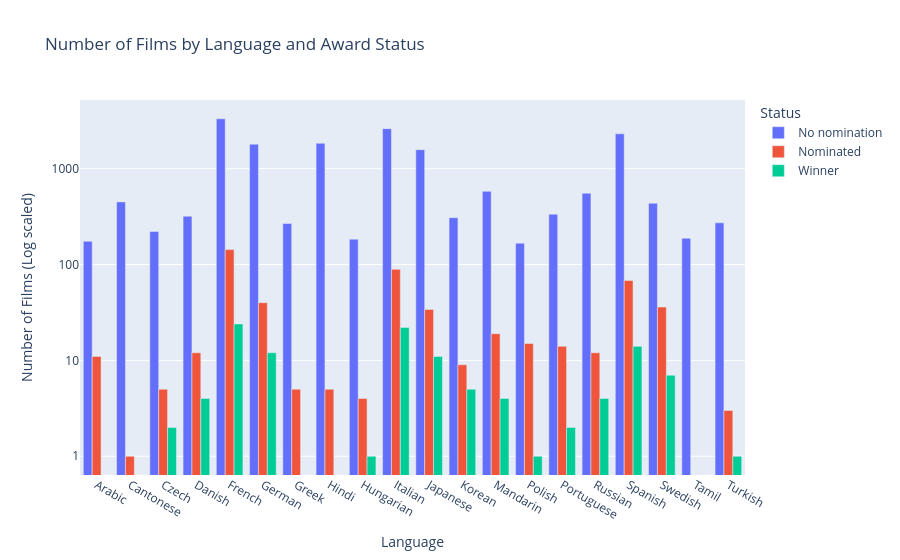

Notebook cell for this chart:
### Markdown cell above
### Plotting the total films in each award category by language
We add the `total_films` column to a Plotly bar figure and use language as the x-axis to show the total films in each status category for each language.

### Code cell
fig_count = px.bar(
    top_n_grouped,
    x='language',
    y='total_films',
    color='Status',
    barmode='group',
    title='Number of Films by Language and Award Status'
)

fig_count.update_traces(hovertemplate='%{y:,d}')
fig_count.update_yaxes(type='log', dtick=1)
fig_count.update_layout(xaxis_title='Language', yaxis_title='Number of Films (Log scaled)')
fig_count.show()

### Figure 1 — Plotly figure (JSON) as saved in the notebook; plotly's stock layout.template omitted (floating-point values rounded to 4 significant figures)
{"data": [{"alignmentgroup": "True", "hovertemplate": "%{y:,d}", "legendgroup": "No nomination", "marker": {"color": "#636efa", "pattern": {"shape": ""}}, "name": "No nomination", "offsetgroup": "No nomination", "orientation": "v", "showlegend": true, "textposition": "auto", "type": "bar", "x": ["Arabic", "Cantonese", "Czech", "Danish", "French", "German", "Greek", "Hindi", "Hungarian", "Italian", "Japanese", "Korean", "Mandarin", "Polish", "Portuguese", "Russian", "Spanish", "Swedish", "Tamil", "Turkish"], "xaxis": "x", "y": [175, 450, 221, 319, 3315, 1799, 268, 1838, 184, 2614, 1576, 308, 580, 167, 335, 554, 2308, 435, 188, 272], "yaxis": "y"}, {"alignmentgroup": "True", "hovertemplate": "%{y:,d}", "legendgroup": "Nominated", "marker": {"color": "#EF553B", "pattern": {"shape": ""}}, "name": "Nominated", "offsetgroup": "Nominated", "orientation": "v", "showlegend": true, "textposition": "auto", "type": "bar", "x": ["Arabic", "Cantonese", "Czech", "Danish", "French", "German", "Greek", "Hindi", "Hungarian", "Italian", "Japanese", "Korean", "Mandarin", "Polish", "Portuguese", "Russian", "Spanish", "Swedish", "Turkish"], "xaxis": "x", "y": [11, 1, 5, 12, 143, 40, 5, 5, 4, 89, 34, 9, 19, 15, 14, 12, 68, 36, 3], "yaxis": "y"}, {"alignmentgroup": "True", "hovertemplate": "%{y:,d}", "legendgroup": "Winner", "marker": {"color": "#00cc96", "pattern": {"shape": ""}}, "name": "Winner", "offsetgroup": "Winner", "orientation": "v", "showlegend": true, "textposition": "auto", "type": "bar", "x": ["Czech", "Danish", "French", "German", "Hungarian", "Italian", "Japanese", "Korean", "Mandarin", "Polish", "Portuguese", "Russian", "Spanish", "Swedish", "Turkish"], "xaxis": "x", "y": [2, 4, 24, 12, 1, 22, 11, 5, 4, 1, 2, 4, 14, 7, 1], "yaxis": "y"}], "layout": {"barmode": "group", "legend": {"title": {"text": "Status"}, "tracegroupgap": 0}, "title": {"text": "Number of Films by Language and Award Status"}, "xaxis": {"anchor": "y", "domain": [0, 1], "title": {"text": "Language"}}, "yaxis": {"anchor": "x", "domain": [0, 1], "dtick": 1, "title": {"text": "Number of Films (Log scaled)"}, "type": "log"}}}
